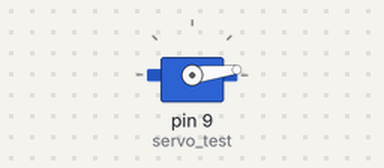
This sketch was run on a simulated Arduino Uno, built with avr-gcc and run on an emulated ATmega328P. On the bench: servo.

Above: at 0.05 s.
At 0.85 s:
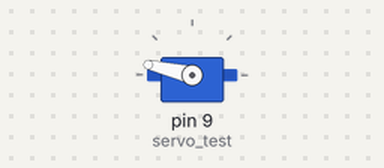
At 1.2 s:
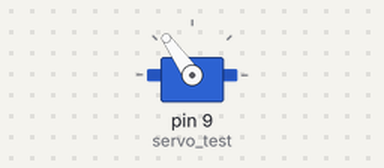
At 1.7 s:
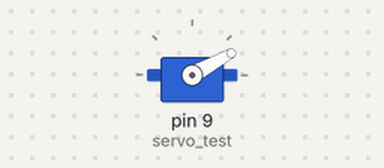
Timing chart, 0 to 4.2 s (numbered marks = the images above):
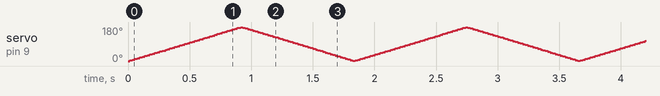

The sketch:

Servo_motor.ino
```cpp
#include <Servo.h>

Servo servo_test;

int angle = 0;

void setup()
{
  servo_test.attach(9);
}

void loop()
{

  for(angle = 0; angle < 180; angle++)
  {
    servo_test.write(angle);
    delay(5);
  }

  // delay(1000);

  for(angle = 180; angle>=1; angle--)
  {
    servo_test.write(angle);
    delay(5);
  }
}
```
